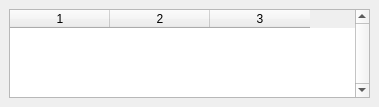
<?xml version="1.0" encoding="UTF-8"?>
<ui version="4.0">
 <class>StatusField</class>
 <widget class="QDockWidget" name="StatusField">
  <property name="enabled">
   <bool>true</bool>
  </property>
  <property name="geometry">
   <rect>
    <x>0</x>
    <y>0</y>
    <width>379</width>
    <height>107</height>
   </rect>
  </property>
  <property name="features">
   <set>QDockWidget::NoDockWidgetFeatures</set>
  </property>
  <property name="allowedAreas">
   <set>Qt::AllDockWidgetAreas</set>
  </property>
  <property name="windowTitle">
   <string>Status</string>
  </property>
  <widget class="QWidget" name="dockWidgetContents">
   <layout class="QGridLayout" name="gridLayout">
    <item row="0" column="0">
     <widget class="QTableWidget" name="tableWidget">
      <property name="verticalScrollBarPolicy">
       <enum>Qt::ScrollBarAlwaysOn</enum>
      </property>
      <property name="sizeAdjustPolicy">
       <enum>QAbstractScrollArea::AdjustToContents</enum>
      </property>
      <property name="autoScroll">
       <bool>false</bool>
      </property>
      <property name="editTriggers">
       <set>QAbstractItemView::NoEditTriggers</set>
      </property>
      <property name="rowCount">
       <number>0</number>
      </property>
      <property name="columnCount">
       <number>3</number>
      </property>
      <column/>
      <column/>
      <column/>
     </widget>
    </item>
   </layout>
  </widget>
 </widget>
 <resources/>
 <connections/>
</ui>
